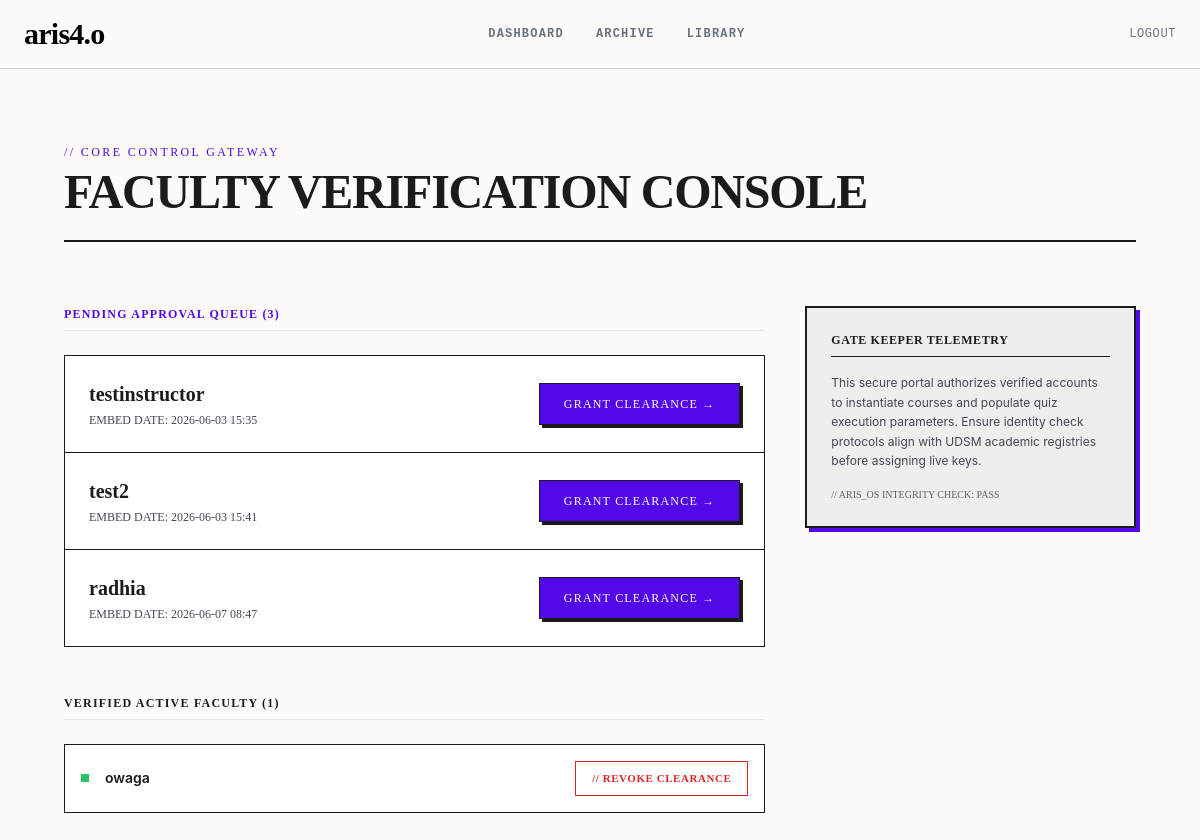
The page /admin-dashboard/ (signed in) on the database its author committed.
### accounts/models.py (models this page shows, shortened)
class User(AbstractUser):
    ROLE_CHOICES=[
        ('student', 'student'),
        ('instructor', 'instructor'),
        ('admin', 'admin'),
        ]
    role = models.CharField(max_length=20, choices=ROLE_CHOICES)
    is_approved = models.BooleanField(default=False)
    xp = models.IntegerField(default=0)

### accounts/views.py (the view)
# urls.py: path('admin-dashboard/', views.admin_dashboard_view, name='admin_dashboard'),
@login_required
def admin_dashboard_view(request):
    if not (request.user.is_superuser or request.user.role == 'admin'):
        return HttpResponseForbidden('Not authorized')
    return render(request, 'admin_approval.html', {
        'pending_instructors': User.objects.filter(role='instructor', is_approved=False),
        'approved_instructors': User.objects.filter(role='instructor', is_approved=True),
    })

### accounts/templates/admin_approval.html (shortened to what this page needs)
{% extends 'base.html' %}
{% block content %}
<div class="max-w-[1440px] mx-auto px-5 md:px-16 my-16">
  <div class="mb-16 border-b-2 border-[#1c1b1b] pb-6">
    <span class="font-['Space_Mono'] text-xs font-normal text-[#5308e7] tracking-[0.2em] uppercase block mb-2">
      // CORE CONTROL GATEWAY
    </span>
    <h1 class="font-['Playfair_Display'] text-4xl md:text-5xl font-black text-[#1c1b1b] uppercase tracking-tight">
      Faculty Verification Console
    </h1>
  </div>
  <div class="grid grid-cols-12 gap-10 items-start">
    <div class="col-span-12 md:col-span-8 space-y-12">
      <div>
        <h2 class="font-['Space_Mono'] text-xs font-bold tracking-[0.1em] text-[#5308e7] uppercase mb-6 border-b border-[#eae7e7] pb-2">
          PENDING APPROVAL QUEUE (<span id="pending-count">{{ pending_instructors|length }}</span>)
        </h2>
        <div id="pending-container" class="border border-[#1c1b1b] bg-white divide-y divide-[#1c1b1b] rounded-none {% if not pending_instructors %}hidden{% endif %}">
          {% for instructor in pending_instructors %}
            <div id="user-row-{{ instructor.id }}" class="p-6 flex flex-col sm:flex-row sm:items-center sm:justify-between gap-4">
              <div>
                <h3 class="font-['Playfair_Display'] text-xl font-bold text-[#1c1b1b]">{{ instructor.username }}</h3>
                <p class="font-['Space_Mono'] text-xs text-[#484456] mt-1">EMBED DATE: {{ instructor.date_joined|date:"Y-m-d H:i" }}</p>
              </div>
              <div>
                <a href="{% url 'approve_instructor' instructor.id %}" data-action="toggle-status" class="inline-block bg-[#5308e7] text-white font-['Space_Mono'] text-xs font-normal tracking-[0.1em] uppercase px-6 py-3 border border-[#1c1b1b] [box-shadow:3px_3px_0px_0px_#1c1b1b] hover:translate-x-[-1px] hover:translate-y-[-1px] hover:[box-shadow:4px_4px_0px_0px_#1c1b1b] transition-all rounded-none">
                  GRANT CLEARANCE &rarr;
                </a>
              </div>
            </div>
          {% endfor %}
        </div>
      </div>
      <div>
        <h2 class="font-['Space_Mono'] text-xs font-bold tracking-[0.1em] text-[#1c1b1b] uppercase mb-6 border-b border-[#eae7e7] pb-2">
          VERIFIED ACTIVE FACULTY (<span id="approved-count">{{ approved_instructors|length }}</span>)
        </h2>
        <div id="approved-container" class="border border-[#1c1b1b] bg-white divide-y divide-[#1c1b1b] rounded-none {% if not approved_instructors %}hidden{% endif %}">
          {% for instructor in approved_instructors %}
            <div id="user-row-{{ instructor.id }}" class="p-4 flex flex-col sm:flex-row sm:items-center sm:justify-between gap-4">
              <div class="flex items-center gap-4">
                <span class="w-2 h-2 bg-green-500 rounded-none"></span>
                <span class="font-['Inter'] text-sm font-semibold text-[#1c1b1b]">{{ instructor.username }}</span>
              </div>
              <div>
                <a href="{% url 'disapprove_instructor' instructor.id %}" data-action="toggle-status" class="inline-block bg-white text-red-600 font-['Space_Mono'] text-[11px] font-bold tracking-wider uppercase px-4 py-2 border border-red-600 hover:bg-red-50 transition-colors rounded-none">
                  // REVOKE CLEARANCE
                </a>
              </div>
            </div>
          {% endfor %}
        </div>
      </div>
    </div>
    <div class="col-span-12 md:col-span-4">
      <div class="border-2 border-[#1c1b1b] p-6 bg-[#f0eded] rounded-none [box-shadow:4px_4px_0px_0px_#5308e7]">
        <h3 class="font-['Space_Mono'] text-xs font-bold tracking-wider text-[#1c1b1b] uppercase border-b border-[#1c1b1b] pb-2 mb-4">
          GATE KEEPER TELEMETRY
        </h3>
        <p class="font-['Inter'] text-xs text-[#484456] leading-relaxed mb-4">
          This secure portal authorizes verified accounts to instantiate courses and populate quiz execution parameters. Ensure identity check protocols align with UDSM academic registries before assigning live keys.
        </p>
        <span class="font-['Space_Mono'] text-[10px] block opacity-60 uppercase">// ARIS_OS INTEGRITY CHECK: PASS</span>
      </div>
    </div>
  </div>
</div>
{% endblock %}

### rows shown on the page
User: username "testinstructor", date_joined "2026-06-03 15:35"
User: username "test2", date_joined "2026-06-03 15:41"
User: username "radhia", date_joined "2026-06-07 08:47"
User: username "owaga"

### other values the page prints
{{ pending_instructors|length }} "3"
{{ approved_instructors|length }} "1"
